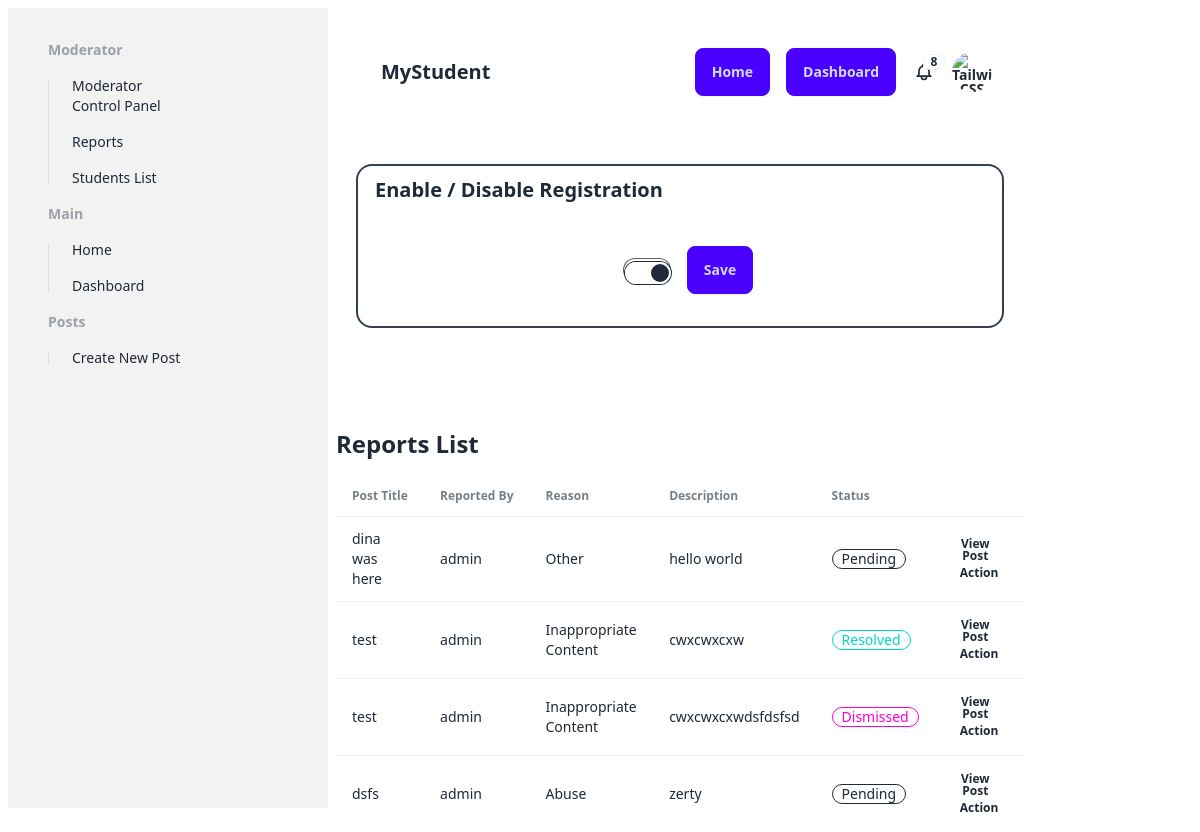
/modcp/ (signed in), run on the app's committed database.
### core/models.py (models this page shows, shortened)
class SiteSettings(models.Model):
    site_name = models.CharField(max_length=100, default="Student Help by MyDevify.com")
    registration_open = models.BooleanField(default=True)

class Report(models.Model):
    STATUS_CHOICES = (
        ('pending', 'Pending'),
        ('resolved', 'Resolved'),
        ('dismissed', 'Dismissed'),
    )
    REASON_CHOICES = (
        ('spam', 'Spam'),
        ('inappropriate', 'Inappropriate Content'),
        ('abuse', 'Abuse'),
        ('other', 'Other'),
    )
    post = models.ForeignKey('Post', on_delete=models.CASCADE)
    reporter = models.ForeignKey(User, on_delete=models.CASCADE)
    reason = models.CharField(max_length=20, choices=REASON_CHOICES)
    description = models.TextField(blank=True)
    status = models.CharField(max_length=20, choices=STATUS_CHOICES, default='pending')
    created_at = models.DateTimeField(default=timezone.now)
    class Meta:
        verbose_name = 'Report'
        verbose_name_plural = 'Reports'

class Post(models.Model):
    TYPE_CHOICES = (
        (0, 'Offer'),
        (1, 'Request'),
    )
    id = models.AutoField(primary_key=True)
    type = models.IntegerField(choices=TYPE_CHOICES)
    title = models.CharField(max_length=255)
    description = models.TextField()
    image = models.ImageField(blank=True, upload_to='post_images/')
    creator = models.ForeignKey(User, on_delete=models.CASCADE)
    created_at = models.DateTimeField(auto_now_add=True)

### core/decorators.py (the view)
    def _wrapped_view(request, *args, **kwargs):
        if not request.user.is_staff:
            return HttpResponseForbidden("You are not authorized to access this page.")
        return actual_decorator(request, *args, **kwargs)

### core/context_processors.py (called while the page is built)
def tailwind_version(request):
    return {'TAILWIND_VERSION': settings.TAILWIND_VERSION}

### core/views.py (called while the page is built)
@staff_required
def modcp_dashboard(request):
    users = User.objects.all()
    reports = Report.objects.all()
    site_settings = SiteSettings.objects.first()
    if request.method == 'POST':
        site_settings.registration_open = not site_settings.registration_open
        site_settings.save()
        return redirect('modcp_dashboard')
    context = {
        'users': users,
        'reports': reports,
        'site_settings': site_settings,
    }
    return render(request, 'modcp/dashboard.html', context)

### core/templates/modcp/dashboard.html (shortened to what this page needs)
{% load static tailwind_tags %}
<!DOCTYPE html>
<html lang="en">
<head>
  <link rel="stylesheet" href="https://cdnjs.cloudflare.com/ajax/libs/font-awesome/6.5.1/css/all.min.css" />
  {% tailwind_css %}
  <link rel="stylesheet" type="text/css" href="{% static 'css/main.css' %}" />
</head>
<body class="container">
  <div class="menu">{% include 'components/sidebar.html' %}</div>
  <div class="content">
    <div class="home_container ">
      {% include 'components/navbar.html' %}
      <div class="home_container">
        <section class="mb-20 border-solid border-2 border-slate-700 rounded-2xl">
          <div class="flex-1">
            <span class="btn btn-ghost text-xl">Enable / Disable Registration</span>
          </div>
          <div class="h-28 flex items-center justify-center">
            <form method="post" class="flex items-center space-x-4">
              <label class="toggle toggle-success">
                <input type="checkbox" name="registration_open" class="toggle" {% if site_settings.registration_open %}
                  checked {% endif %}>
              </label>
              <button type="submit" class="btn btn-primary">Save</button>
            </form>
          </div>
        </section>
      </div>
      <h1 class="text-2xl font-bold mb-4">Reports List</h1>
      <div class="overflow-x-auto">
        <table class="table">
          <thead>
            <tr>
              <th>Post Title</th>
              <th>Reported By</th>
              <th>Reason</th>
              <th>Description</th>
              <th>Status</th>
              <th></th>
            </tr>
          </thead>
          <tbody>
            {% for report in reports %}
            <tr>
              <td>{{ report.post.title }}</td>
              <td>{{ report.reporter.username }}</td>
              <td>{{ report.get_reason_display }}</td>
              <td>{{ report.description }}</td>
              <td>
                {% if report.status == 'pending' %}
                <div class="badge badge-outline">Pending</div>
                {% elif report.status == 'resolved' %}
                <div class="badge badge-accent badge-outline">Resolved</div>
                {% elif report.status == 'dismissed' %}
                <div class="badge badge-secondary badge-outline">Dismissed</div>
                {% endif %}
              </td>
              <th>
                <a class="btn btn-ghost btn-xs mr-2" target="_blank" href="/post/{{ report.post.id }}/">View Post</a>
                <button onclick="document.getElementById('my_modal_{{report.pk}}').showModal()"
                  class="btn btn-ghost btn-xs">Action</button>
              </th>
            </tr>
            {% empty %}
            <tr>
              <td colspan="7">No reported posts</td>
            </tr>
            {% endfor %}
          </tbody>
        </table>
      </div>
    </div>
</body>
</html>

### core/static/css/main.css (style rules this page uses)
.container { display: flex; }
.menu { flex: 1; }
.content { flex: 4; }
.home_container { padding: 20px; border-radius: 10px; margin-top: 20px; }

### data on the page
SiteSettings: registration_open "☑"
Report: post "dina was here", reporter.username "admin", reason "Other", description "hello world", status "Pending"
Report: post "test", reporter.username "admin", reason "Inappropriate Content", description "cwxcwxcxw", status "Resolved"
Report: post "test", reporter.username "admin", reason "Inappropriate Content", description "cwxcwxcxwdsfdsfsd", status "Dismissed"
Report: post "dsfs", reporter.username "admin", reason "Abuse", description "zerty", status "Pending"
